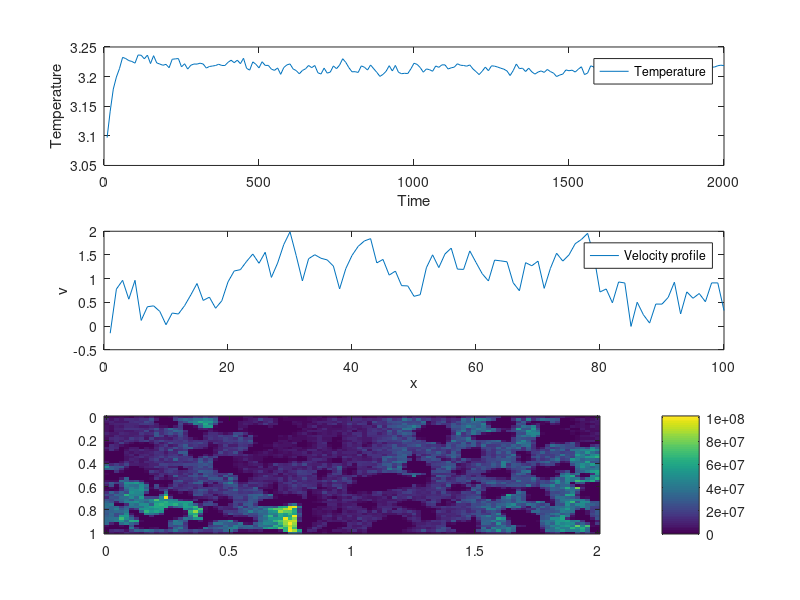

Here is the MATLAB script that generated this plot: (Note: this script raises an error after producing the figure.)
function plotting
clear all;
close all;

%energy = dlmread('energy.dat');
temperature = dlmread('temperature.dat');

figure(1)
subplot(3,1,1);
plot(temperature(:,1),temperature(:,2));
legend('Temperature');
xlabel('Time')
ylabel('Temperature')

velocity = dlmread('velocity.dat');

vel_size = size(velocity);
v_x_last = velocity(vel_size(1),:);
avg_v = sum(v_x_last)/length(v_x_last);
v_x_last = v_x_last/avg_v;

subplot(3,1,2);
plot(v_x_last);
legend('Velocity profile');
xlabel('x')
ylabel('v')

pressure = dlmread('pressure.dat');

subplot(3,1,3);
x = 0:2;
y = 0:1;
imagesc(x,y,pressure);
colorbar;

% caxis([0 max(pressure)])
    
legend('Pressure field');
xlabel('x')
ylabel('y')

figure()

world_bmp = imread('world_cool.bmp');
world_bmp = sum(255-world_bmp,3); %Invert colors

world_bmp(174,158,1) = 77;
%world_bmp(174,158,2) = 0;
%world_bmp(174,158,3) = 0;

v_x = dlmread('vel_x.dat');
v_y = dlmread('vel_y.dat');


img_size = size(world_bmp)
vel_size = size(v_x);

img_size_x = img_size(2);
img_size_y = img_size(1);

vel_size_x = vel_size(2);
vel_size_y = vel_size(1);

x = linspace(1,img_size_x,vel_size_x);
y = linspace(img_size_y,1,vel_size_y);
mesh = meshgrid(x,y);

imshow(world_bmp);
hold on;
quiver(x,y,v_x,-v_y,2);

axis('equal');
    
end